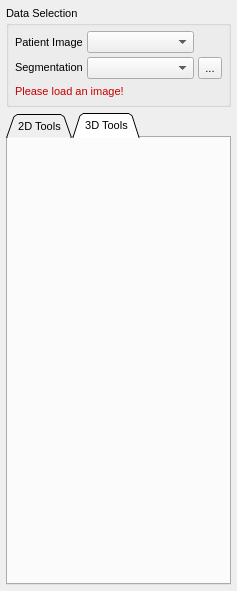
<?xml version="1.0" encoding="UTF-8"?>
<ui version="4.0">
 <class>QmitkSegmentationControls</class>
 <widget class="QWidget" name="QmitkSegmentationControls">
  <property name="geometry">
   <rect>
    <x>0</x>
    <y>0</y>
    <width>237</width>
    <height>591</height>
   </rect>
  </property>
  <property name="sizePolicy">
   <sizepolicy hsizetype="Minimum" vsizetype="Minimum">
    <horstretch>0</horstretch>
    <verstretch>0</verstretch>
   </sizepolicy>
  </property>
  <property name="minimumSize">
   <size>
    <width>0</width>
    <height>0</height>
   </size>
  </property>
  <property name="font">
   <font>
    <family>MS Shell Dlg 2</family>
    <pointsize>8</pointsize>
    <weight>50</weight>
    <italic>false</italic>
    <bold>false</bold>
    <underline>false</underline>
    <strikeout>false</strikeout>
   </font>
  </property>
  <property name="windowTitle">
   <string>QmitkSegmentation</string>
  </property>
  <layout class="QVBoxLayout" name="verticalLayout_6">
   <property name="sizeConstraint">
    <enum>QLayout::SetMinimumSize</enum>
   </property>
   <property name="leftMargin">
    <number>6</number>
   </property>
   <property name="topMargin">
    <number>6</number>
   </property>
   <property name="rightMargin">
    <number>6</number>
   </property>
   <property name="bottomMargin">
    <number>6</number>
   </property>
   <item>
    <widget class="QGroupBox" name="groupBox">
     <property name="sizePolicy">
      <sizepolicy hsizetype="Minimum" vsizetype="Fixed">
       <horstretch>0</horstretch>
       <verstretch>0</verstretch>
      </sizepolicy>
     </property>
     <property name="title">
      <string>Data Selection</string>
     </property>
     <layout class="QVBoxLayout" name="verticalLayout_3">
      <property name="leftMargin">
       <number>6</number>
      </property>
      <property name="topMargin">
       <number>6</number>
      </property>
      <property name="rightMargin">
       <number>6</number>
      </property>
      <property name="bottomMargin">
       <number>6</number>
      </property>
      <item>
       <layout class="QGridLayout" name="gridLayout_2" columnstretch="0,0,0">
        <property name="sizeConstraint">
         <enum>QLayout::SetMinimumSize</enum>
        </property>
        <property name="spacing">
         <number>4</number>
        </property>
        <item row="0" column="0">
         <widget class="QLabel" name="lblPatientImage">
          <property name="sizePolicy">
           <sizepolicy hsizetype="Maximum" vsizetype="Preferred">
            <horstretch>0</horstretch>
            <verstretch>0</verstretch>
           </sizepolicy>
          </property>
          <property name="text">
           <string>Patient Image</string>
          </property>
         </widget>
        </item>
        <item row="1" column="0">
         <widget class="QLabel" name="lblSegmentation">
          <property name="sizePolicy">
           <sizepolicy hsizetype="Maximum" vsizetype="Fixed">
            <horstretch>0</horstretch>
            <verstretch>0</verstretch>
           </sizepolicy>
          </property>
          <property name="text">
           <string>Segmentation</string>
          </property>
         </widget>
        </item>
        <item row="1" column="2">
         <widget class="QToolButton" name="btnNewSegmentation">
          <property name="sizePolicy">
           <sizepolicy hsizetype="Maximum" vsizetype="Minimum">
            <horstretch>0</horstretch>
            <verstretch>0</verstretch>
           </sizepolicy>
          </property>
          <property name="toolTip">
           <string>Create a new segmentation</string>
          </property>
          <property name="text">
           <string>...</string>
          </property>
          <property name="icon">
           <iconset resource="resources/segmentation.qrc">
            <normaloff>:/segmentation/btnNew.png</normaloff>:/segmentation/btnNew.png</iconset>
          </property>
         </widget>
        </item>
        <item row="1" column="1">
         <widget class="QmitkDataStorageComboBox" name="segImageSelector">
          <property name="sizePolicy">
           <sizepolicy hsizetype="Minimum" vsizetype="Fixed">
            <horstretch>0</horstretch>
            <verstretch>0</verstretch>
           </sizepolicy>
          </property>
         </widget>
        </item>
        <item row="0" column="1">
         <widget class="QmitkDataStorageComboBox" name="patImageSelector">
          <property name="sizePolicy">
           <sizepolicy hsizetype="Minimum" vsizetype="Fixed">
            <horstretch>0</horstretch>
            <verstretch>0</verstretch>
           </sizepolicy>
          </property>
         </widget>
        </item>
       </layout>
      </item>
      <item>
       <widget class="QLabel" name="lblSegmentationWarnings">
        <property name="sizePolicy">
         <sizepolicy hsizetype="Minimum" vsizetype="Fixed">
          <horstretch>0</horstretch>
          <verstretch>0</verstretch>
         </sizepolicy>
        </property>
        <property name="palette">
         <palette>
          <active>
           <colorrole role="WindowText">
            <brush brushstyle="SolidPattern">
             <color alpha="255">
              <red>200</red>
              <green>0</green>
              <blue>0</blue>
             </color>
            </brush>
           </colorrole>
           <colorrole role="Text">
            <brush brushstyle="SolidPattern">
             <color alpha="255">
              <red>200</red>
              <green>0</green>
              <blue>0</blue>
             </color>
            </brush>
           </colorrole>
           <colorrole role="ButtonText">
            <brush brushstyle="SolidPattern">
             <color alpha="255">
              <red>200</red>
              <green>0</green>
              <blue>0</blue>
             </color>
            </brush>
           </colorrole>
          </active>
          <inactive>
           <colorrole role="WindowText">
            <brush brushstyle="SolidPattern">
             <color alpha="255">
              <red>200</red>
              <green>0</green>
              <blue>0</blue>
             </color>
            </brush>
           </colorrole>
           <colorrole role="Text">
            <brush brushstyle="SolidPattern">
             <color alpha="255">
              <red>200</red>
              <green>0</green>
              <blue>0</blue>
             </color>
            </brush>
           </colorrole>
           <colorrole role="ButtonText">
            <brush brushstyle="SolidPattern">
             <color alpha="255">
              <red>200</red>
              <green>0</green>
              <blue>0</blue>
             </color>
            </brush>
           </colorrole>
          </inactive>
          <disabled>
           <colorrole role="WindowText">
            <brush brushstyle="SolidPattern">
             <color alpha="255">
              <red>84</red>
              <green>82</green>
              <blue>78</blue>
             </color>
            </brush>
           </colorrole>
           <colorrole role="Text">
            <brush brushstyle="SolidPattern">
             <color alpha="255">
              <red>84</red>
              <green>82</green>
              <blue>78</blue>
             </color>
            </brush>
           </colorrole>
           <colorrole role="ButtonText">
            <brush brushstyle="SolidPattern">
             <color alpha="255">
              <red>84</red>
              <green>82</green>
              <blue>78</blue>
             </color>
            </brush>
           </colorrole>
          </disabled>
         </palette>
        </property>
        <property name="font">
         <font>
          <weight>50</weight>
          <bold>false</bold>
         </font>
        </property>
        <property name="text">
         <string>Please load an image!</string>
        </property>
        <property name="wordWrap">
         <bool>true</bool>
        </property>
       </widget>
      </item>
     </layout>
    </widget>
   </item>
   <item>
    <widget class="QTabWidget" name="tabWidgetSegmentationTools">
     <property name="sizePolicy">
      <sizepolicy hsizetype="Minimum" vsizetype="Minimum">
       <horstretch>0</horstretch>
       <verstretch>0</verstretch>
      </sizepolicy>
     </property>
     <property name="layoutDirection">
      <enum>Qt::LeftToRight</enum>
     </property>
     <property name="styleSheet">
      <string notr="true">QTabWidget::tab-bar { alignment: middle; }</string>
     </property>
     <property name="tabPosition">
      <enum>QTabWidget::North</enum>
     </property>
     <property name="tabShape">
      <enum>QTabWidget::Triangular</enum>
     </property>
     <property name="currentIndex">
      <number>1</number>
     </property>
     <widget class="QWidget" name="tab2DTools">
      <property name="sizePolicy">
       <sizepolicy hsizetype="Minimum" vsizetype="Preferred">
        <horstretch>0</horstretch>
        <verstretch>0</verstretch>
       </sizepolicy>
      </property>
      <property name="layoutDirection">
       <enum>Qt::LeftToRight</enum>
      </property>
      <property name="autoFillBackground">
       <bool>false</bool>
      </property>
      <attribute name="title">
       <string>2D Tools</string>
      </attribute>
      <layout class="QVBoxLayout" name="verticalLayout">
       <property name="leftMargin">
        <number>6</number>
       </property>
       <property name="topMargin">
        <number>6</number>
       </property>
       <property name="rightMargin">
        <number>6</number>
       </property>
       <property name="bottomMargin">
        <number>6</number>
       </property>
       <item>
        <widget class="QmitkToolGUIArea" name="m_ManualToolGUIContainer2D" native="true">
         <property name="sizePolicy">
          <sizepolicy hsizetype="Minimum" vsizetype="Minimum">
           <horstretch>0</horstretch>
           <verstretch>0</verstretch>
          </sizepolicy>
         </property>
         <property name="font">
          <font>
           <weight>50</weight>
           <bold>false</bold>
          </font>
         </property>
        </widget>
       </item>
       <item>
        <widget class="QmitkToolSelectionBox" name="m_ManualToolSelectionBox2D" native="true">
         <property name="sizePolicy">
          <sizepolicy hsizetype="Minimum" vsizetype="Fixed">
           <horstretch>0</horstretch>
           <verstretch>0</verstretch>
          </sizepolicy>
         </property>
         <property name="font">
          <font>
           <weight>50</weight>
           <bold>false</bold>
          </font>
         </property>
        </widget>
       </item>
       <item>
        <widget class="QmitkSlicesInterpolator" name="m_SlicesInterpolator" native="true">
         <property name="sizePolicy">
          <sizepolicy hsizetype="Minimum" vsizetype="Fixed">
           <horstretch>0</horstretch>
           <verstretch>0</verstretch>
          </sizepolicy>
         </property>
         <property name="font">
          <font>
           <weight>50</weight>
           <bold>false</bold>
          </font>
         </property>
        </widget>
       </item>
       <item>
        <spacer name="verticalSpacer_2">
         <property name="orientation">
          <enum>Qt::Vertical</enum>
         </property>
         <property name="sizeHint" stdset="0">
          <size>
           <width>20</width>
           <height>40</height>
          </size>
         </property>
        </spacer>
       </item>
      </layout>
     </widget>
     <widget class="QWidget" name="tab3DTools">
      <property name="sizePolicy">
       <sizepolicy hsizetype="Minimum" vsizetype="Minimum">
        <horstretch>0</horstretch>
        <verstretch>0</verstretch>
       </sizepolicy>
      </property>
      <attribute name="title">
       <string>3D Tools</string>
      </attribute>
      <layout class="QVBoxLayout" name="verticalLayout_2">
       <property name="leftMargin">
        <number>6</number>
       </property>
       <property name="topMargin">
        <number>6</number>
       </property>
       <property name="rightMargin">
        <number>6</number>
       </property>
       <property name="bottomMargin">
        <number>6</number>
       </property>
       <item>
        <widget class="QmitkToolGUIArea" name="m_ManualToolGUIContainer3D" native="true">
         <property name="sizePolicy">
          <sizepolicy hsizetype="Minimum" vsizetype="Minimum">
           <horstretch>0</horstretch>
           <verstretch>0</verstretch>
          </sizepolicy>
         </property>
         <property name="font">
          <font>
           <weight>50</weight>
           <bold>false</bold>
          </font>
         </property>
        </widget>
       </item>
       <item>
        <widget class="QmitkToolSelectionBox" name="m_ManualToolSelectionBox3D" native="true">
         <property name="sizePolicy">
          <sizepolicy hsizetype="Minimum" vsizetype="Minimum">
           <horstretch>0</horstretch>
           <verstretch>0</verstretch>
          </sizepolicy>
         </property>
         <property name="font">
          <font>
           <weight>50</weight>
           <bold>false</bold>
          </font>
         </property>
        </widget>
       </item>
       <item>
        <spacer name="verticalSpacer">
         <property name="orientation">
          <enum>Qt::Vertical</enum>
         </property>
         <property name="sizeHint" stdset="0">
          <size>
           <width>20</width>
           <height>40</height>
          </size>
         </property>
        </spacer>
       </item>
      </layout>
     </widget>
    </widget>
   </item>
  </layout>
 </widget>
 <layoutdefault spacing="6" margin="11"/>
 <customwidgets>
  <customwidget>
   <class>QmitkDataStorageComboBox</class>
   <extends>QComboBox</extends>
   <header location="global">QmitkDataStorageComboBox.h</header>
  </customwidget>
  <customwidget>
   <class>QmitkToolSelectionBox</class>
   <extends>QWidget</extends>
   <header location="global">QmitkToolSelectionBox.h</header>
  </customwidget>
  <customwidget>
   <class>QmitkSlicesInterpolator</class>
   <extends>QWidget</extends>
   <header location="global">QmitkSlicesInterpolator.h</header>
  </customwidget>
  <customwidget>
   <class>QmitkToolGUIArea</class>
   <extends>QWidget</extends>
   <header location="global">QmitkToolGUIArea.h</header>
  </customwidget>
 </customwidgets>
 <includes>
  <include location="global">QmitkToolReferenceDataSelectionBox.h</include>
  <include location="global">QmitkToolGUIArea.h</include>
  <include location="global">QmitkToolSelectionBox.h</include>
  <include location="global">QmitkSlicesInterpolator.h</include>
 </includes>
 <resources>
  <include location="resources/segmentation.qrc"/>
 </resources>
 <connections/>
</ui>
